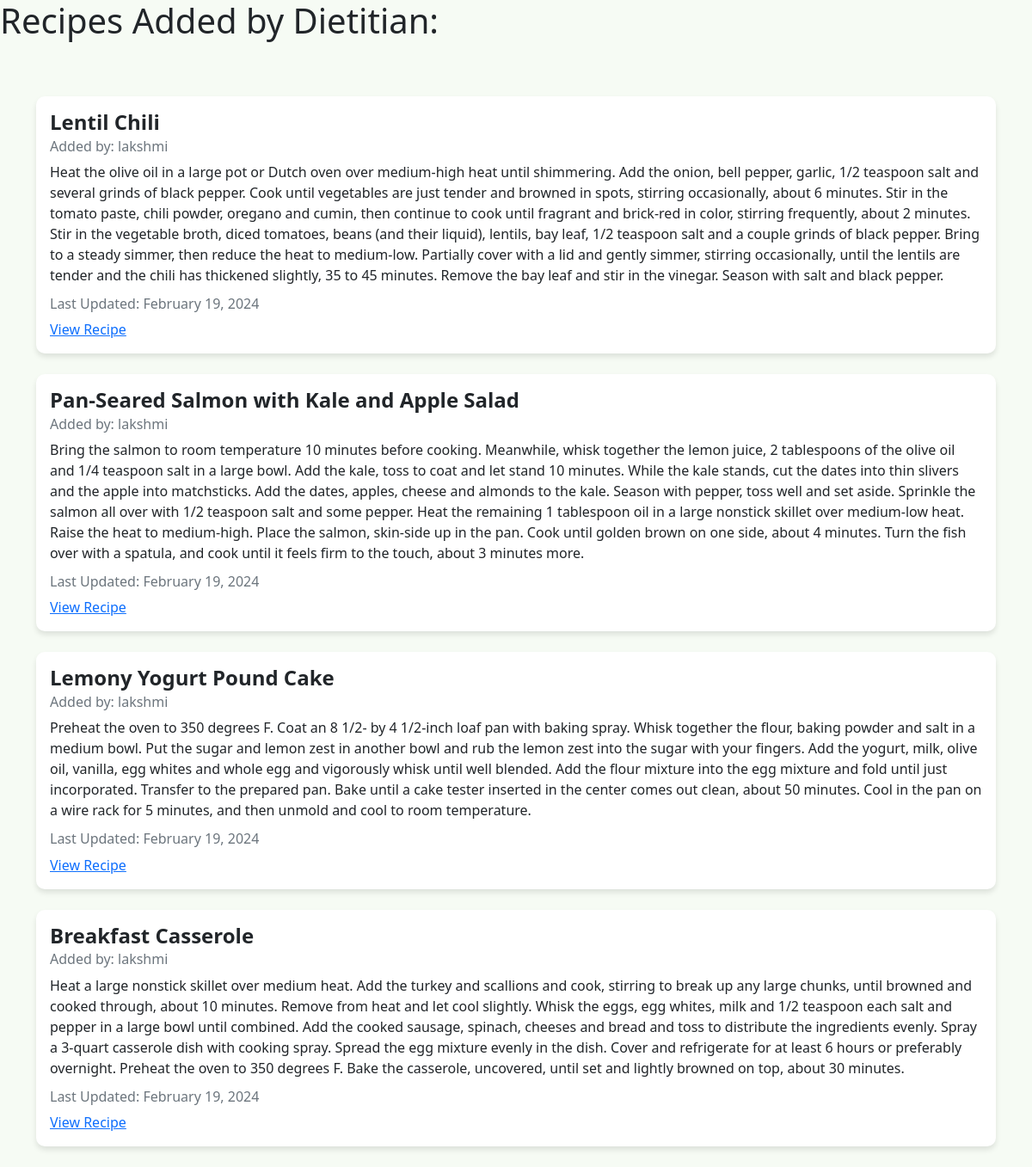
Page /view_recipes/ (signed in) on the earlier database version.
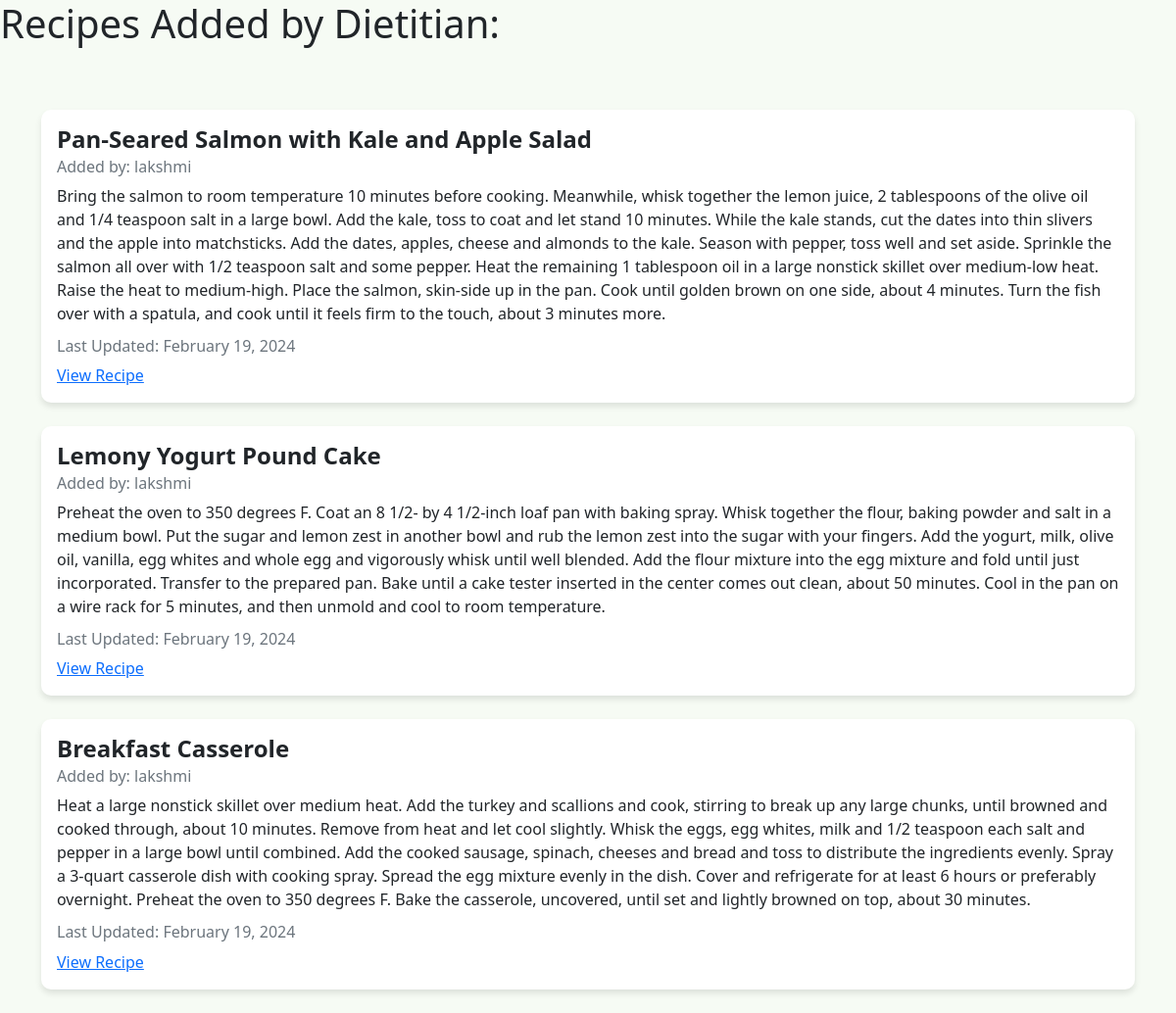
Same page on the later database version.
### ct/models.py (models this page shows, shortened)
class Recipe(models.Model):
  title = models.CharField(max_length=100)
  description = models.TextField()
  image = models.ImageField(upload_to='recipe_images/', blank=True, null=True)  # Add this line for adding an image field
  author = models.ForeignKey(settings.AUTH_USER_MODEL, on_delete=models.CASCADE)
  created_at = models.DateTimeField(auto_now_add=True)
  updated_at = models.DateTimeField(auto_now=True)

class CustomUser(AbstractUser):
    CUSTOMER = 1
    DIETITIAN = 2
    DOCTOR = 3
    ROLE_CHOICE = (
     (CUSTOMER, 'Customer'),
     (DIETITIAN, 'Dietitian'),
     (DOCTOR, 'Doctor'),
    )
    username = models.CharField(max_length=100,unique=True ,default='')
    email = models.EmailField(unique=True)
    password = models.CharField(max_length=128)
    is_Customer = models.BooleanField(default=False)
    is_Dietitian = models.BooleanField(default=False)
    is_Doctor = models.BooleanField(default=False)
    REQUIRED_FIELDS = []

### ct/views.py (the view)
# urls.py: path('view_recipes/', views.view_recipes, name='view_recipes'),
def view_recipes(request):
    if request.user.is_authenticated :
        recipes = Recipe.objects.filter(author=request.user)
        return render(request, 'view_recipes.html', {'recipes': recipes})
    else:
        recipes = []
        return render(request, 'view_recipes.html', {'recipes': recipes})

### ct/templates/view_recipes.html (shortened to what this page needs)
{% load static %}
<!DOCTYPE html>
<html lang="en">
<head>
    <link href="https://cdn.jsdelivr.net/npm/bootstrap@5.2.0-beta1/dist/css/bootstrap.min.css" rel="stylesheet">
</head>
<body>
    <h1>Recipes Added by Dietitian:</h1>
    <div class="container">
        {% for recipe in recipes %}
            <div class="card my-4">
                <div class="card-body">
                    <h5 class="card-title">{{ recipe.title }}</h5>
                    <h6 class="card-subtitle mb-2 text-muted">Added by: {{ recipe.author }}</h6>
                    <p class="card-text">{{ recipe.description }}</p>
                    <h6 class="card-subtitle mb-2 text-muted">Last Updated: {{ recipe.updated_at|date:"F d, Y" }}</h6>
                    <a href="{% url 'recipes-detail' recipe.pk %}" class="card-link">View Recipe</a>
                </div>
            </div>
        {% endfor %}
    </div>
</body>
</html>

Differences in the rows shown:
removed Recipe: title "Lentil Chili", author "lakshmi", description "Heat the olive oil in a large pot or Dutch oven over medium-high heat until shimmering. Add the onion, bell pepper, garlic, 1/2 teaspoon salt and several grinds of black pepper. Cook until vegetables are just tender and browned in spots, stirring occasionally, about 6 minutes. Stir in the tomato paste, chili powder, oregano and cumin, then continue to cook until fragrant and brick-red in color, stirring frequently, about 2 minutes. Stir in the vegetable broth, diced tomatoes, beans (and their liquid), lentils, bay leaf, 1/2 teaspoon salt and a couple grinds of black pepper. Bring to a steady simmer, then reduce the heat to medium-low. Partially cover with a lid and gently simmer, stirring…", updated_at "February 19, 2024"
